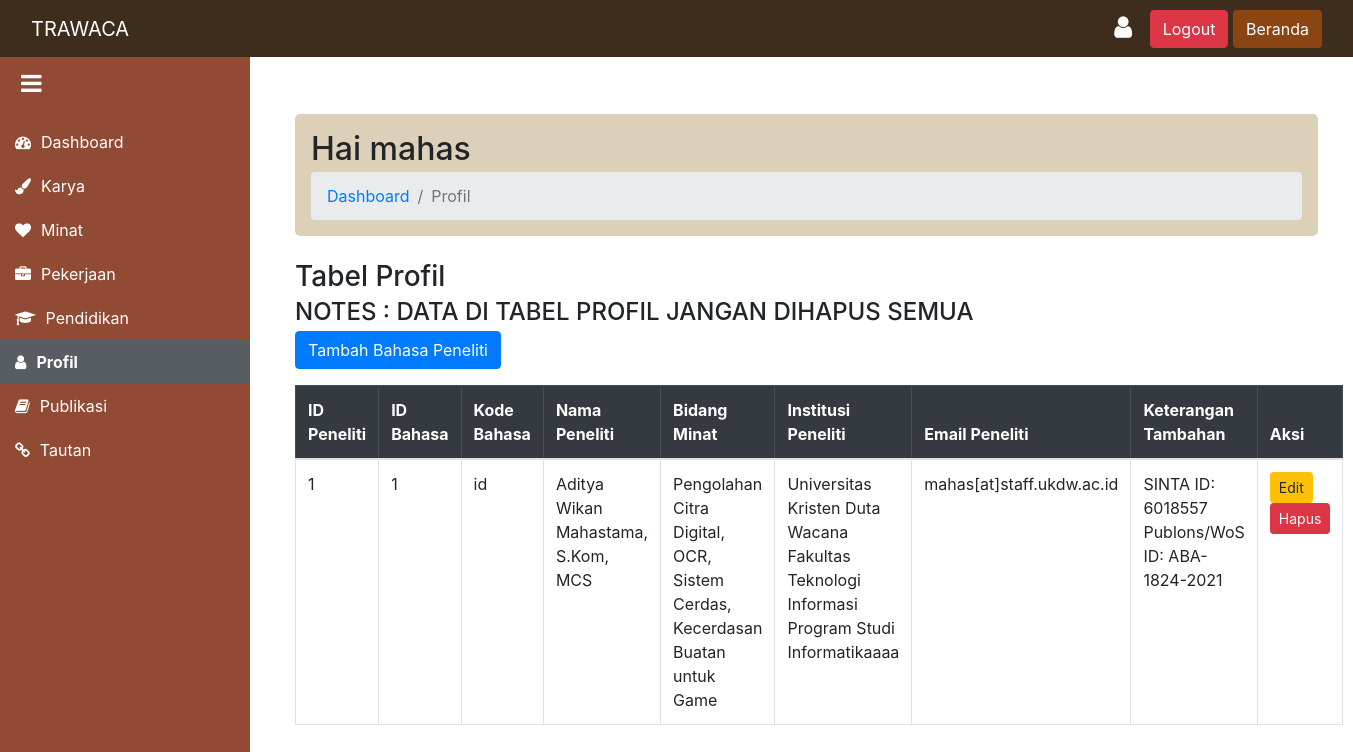
Page /peneliti/profil_dashboard.php (signed in) on the committed database.
### tables this page shows
CREATE TABLE `profil_peneliti_bahasa` (
  `id_bahasa` int(11) NOT NULL,
  `id_peneliti` int(11) NOT NULL,
  `kode_bahasa` varchar(10) NOT NULL,
  `bidang_minat` text NOT NULL,
  `institusi_peneliti` text NOT NULL
);

CREATE TABLE `profil_peneliti` (
  `id_peneliti` int(11) NOT NULL,
  `nama_peneliti` varchar(100) NOT NULL,
  `email_peneliti` varchar(100) NOT NULL,
  `keterangan_tambahan` varchar(100) NOT NULL
);

### backend/peneliti_profil_backend.php (called while the page is built, shortened)
<?php
include(__DIR__ . '../../config/database.php');
if (isset($_SESSION['id_peneliti'])) {
    $id_peneliti = $_SESSION['id_peneliti'];
} else {
    echo "ID Peneliti tidak ditemukan dalam sesi.";
    exit;
}
$queryProfil = "
    SELECT
        pp.id_peneliti,
        pp.nama_peneliti,
        pp.email_peneliti,
        pp.keterangan_tambahan,
        ppb.id_bahasa,
        ppb.kode_bahasa,
        ppb.bidang_minat,
        ppb.institusi_peneliti
    FROM profil_peneliti pp
    JOIN profil_peneliti_bahasa ppb ON pp.id_peneliti = ppb.id_peneliti
    WHERE pp.id_peneliti = :id_peneliti";
$stmtProfil = $pdo->prepare($queryProfil);
$stmtProfil->bindParam(':id_peneliti', $id_peneliti, PDO::PARAM_INT);
$stmtProfil->execute();
$selected_profil = $stmtProfil->fetchAll(PDO::FETCH_ASSOC);
?>

### peneliti/profil_dashboard.php (the view, shortened to what this page needs)
<?php
include '../backend/peneliti_profil_backend.php';
?>
<!DOCTYPE html>
<html lang="en">
<head>
    <link href="../trawaca_bootstrap/bootstrap.min.css" rel="stylesheet">
    <link rel="stylesheet" href="https://cdnjs.cloudflare.com/ajax/libs/font-awesome/4.7.0/css/font-awesome.min.css">
</head>
<body>
    <nav class="navbar navbar-expand-lg navbar-dark">
        <div class="container-fluid">
            <button class="sidebar-toggle" onclick="toggleSidebar()">
                <i class="fa fa-bars"></i>
            </button>
            <a class="navbar-brand" href="#">TRAWACA</a>
            <div class="ml-auto">
                <a href="profil.php" class="btn">
                    <i class="fa fa-user" style="font-size: 25px; color: white;"></i>
                </a>
                <a href="../logout.php" class="btn btn-danger">Logout</a>
                <a href="../beranda.php" class="btn" style="background-color: #8B4513; color: white;">Beranda</a>
            </div>
        </div>
    </nav>
    <div class="sidebar" id="sidebar">
    <?php $id_peneliti = $_SESSION['id_peneliti'] ?? ''; ?>
    <a href="peneliti_dashboard.php?id_peneliti=<?= $id_peneliti; ?>">
        <i class="fa fa-tachometer"></i> <span class="menu-text">Dashboard</span>
    </a>
    <a href="karya_dashboard.php?id_peneliti=<?= $id_peneliti; ?>">
        <i class="fa fa-paint-brush"></i> <span class="menu-text">Karya</span>
    </a>
    <a href="minat_dashboard.php?id_peneliti=<?= $id_peneliti; ?>">
        <i class="fa fa-heart"></i> <span class="menu-text">Minat</span>
    </a>
    <a href="pekerjaan_dashboard.php?id_peneliti=<?= $id_peneliti; ?>">
        <i class="fa fa-briefcase"></i> <span class="menu-text">Pekerjaan</span>
    </a>
    <a href="pendidikan_dashboard.php?id_peneliti=<?= $id_peneliti; ?>">
        <i class="fa fa-graduation-cap"></i> <span class="menu-text">Pendidikan</span>
    </a>
    <a href="profil_dashboard.php?id_peneliti=<?= $id_peneliti; ?>" class="active">
        <i class="fa fa-user"></i> <span class="menu-text">Profil</span>
    </a>
    <a href="publikasi_dashboard.php?id_peneliti=<?= $id_peneliti; ?>">
        <i class="fa fa-book"></i> <span class="menu-text">Publikasi</span>
    </a>
    <a href="tautan_dashboard.php?id_peneliti=<?= $id_peneliti; ?>">
        <i class="fa fa-link"></i> <span class="menu-text">Tautan</span>
    </a>
</div>
    <div class="peneliti-content" id="content">
        <div class="container mt-4">
            <div class="header p-3 mb-4" style="background-color: #DCD1B8; border-radius: 5px;">
                <h2 class="mb-1">Hai <?= $_SESSION['username'] ?></h2>
                <nav aria-label="breadcrumb">
                    <ol class="breadcrumb mb-0">
                        <li class="breadcrumb-item"><a href="peneliti_dashboard.php">Dashboard</a></li>
                        <li class="breadcrumb-item active" aria-current="page">Profil</li>
                    </ol>
                </nav>
            </div>
            <h3 class="mb-1">Tabel Profil</h3>
            <h4 class="mb-1">NOTES : DATA DI TABEL PROFIL JANGAN DIHAPUS SEMUA</h4>
            <a href="CRU/peneliti_tambah_bahasa.php?id_peneliti=<?= $id_peneliti; ?>" class="btn btn-primary mb-3">Tambah Bahasa Peneliti</a>
            <table class="table table-bordered">
                <thead class="table-dark">
                    <tr>
                        <th>ID Peneliti</th>
                        <th>ID Bahasa</th>
                        <th>Kode Bahasa</th>
                        <th>Nama Peneliti</th>
                        <th>Bidang Minat</th>
                        <th>Institusi Peneliti</th>
                        <th>Email Peneliti</th>
                        <th>Keterangan Tambahan</th>
                        <th>Aksi</th>
                    </tr>
                </thead>
            <?php if ($selected_profil): ?>
                <tbody>
                    <?php foreach ($selected_profil as $rowPeneliti) : ?>
                        <tr>
                            <td><?= $rowPeneliti['id_peneliti']; ?></td>
                            <td><?= $rowPeneliti['id_bahasa']; ?></td>
                            <td><?= $rowPeneliti['kode_bahasa']; ?></td>
                            <td><?= $rowPeneliti['nama_peneliti']; ?></td>
                            <td><?= $rowPeneliti['bidang_minat']; ?></td>
                            <td><?= $rowPeneliti['institusi_peneliti']; ?></td>
                            <td><?= $rowPeneliti['email_peneliti']; ?></td>
                            <td><?= $rowPeneliti['keterangan_tambahan']; ?></td>
                            <td>
                                <a href="CRU/peneliti_edit.php?edit=<?= $rowPeneliti['id_bahasa']; ?>" class="btn btn-warning btn-sm">Edit</a>
                                <a href="?deletepeneliti=<?= $rowPeneliti['id_bahasa']; ?>" class="btn btn-danger btn-sm" onclick="return confirm('Yakin ingin menghapus?')">Hapus</a>
                            </td>
                        </tr>
                    <?php endforeach; ?>
                </tbody>
            </table>
        </div>
            <?php endif; ?>
    </div>
</body>
</html>

### peneliti/profil_dashboard.php (style rules this page uses)
body { display: flex; flex-direction: column; height: 100vh; margin: 0; overflow-x: hidden; }
.navbar { position: fixed; top: 0; width: 100%; z-index: 1000; background-color: #3E2C1C; }
.sidebar { width: 250px; height: 100vh; background-color: #914b34; padding-top: 120px; position: fixed; left: 0; transition: width 0.3s ease-in-out, transform 0.3s ease-in-out; overflow: hidden; }
.sidebar a { padding: 10px 15px; display: flex; align-items: center; color: white; text-decoration: none; white-space: nowrap; transition: background-color 0.3s; }
.sidebar a i { margin-right: 10px; }
.sidebar a.active { background-color: #575d63; font-weight: bold; }
.peneliti-content { margin-left: 260px; margin-top: 70px; padding: 20px; width: calc(100% - 260px); transition: margin-left 0.3s ease-in-out, width 0.3s ease-in-out; }
.sidebar-toggle { position: absolute; top: 65px; left: 15px; font-size: 24px; background: none; border: none; color: white; cursor: pointer; z-index: 1100; }

### rows in the picture
profil_peneliti_bahasa: id_peneliti.id_peneliti "1", id_bahasa "1", kode_bahasa "id", id_peneliti.nama_peneliti "Aditya Wikan Mahastama, S.Kom, MCS", bidang_minat "Pengolahan Citra Digital, OCR, Sistem Cerdas, Kecerdasan Buatan untuk Game", institusi_peneliti "Universitas Kristen Duta Wacana Fakultas Teknologi Informasi Program Studi Informatikaaaa", id_peneliti.email_peneliti "mahas[at]staff.ukdw.ac.id", id_peneliti.keterangan_tambahan "SINTA ID: 6018557 Publons/WoS ID: ABA-1824-2021"

### other values in the picture
$_SESSION['username'] "mahas"
